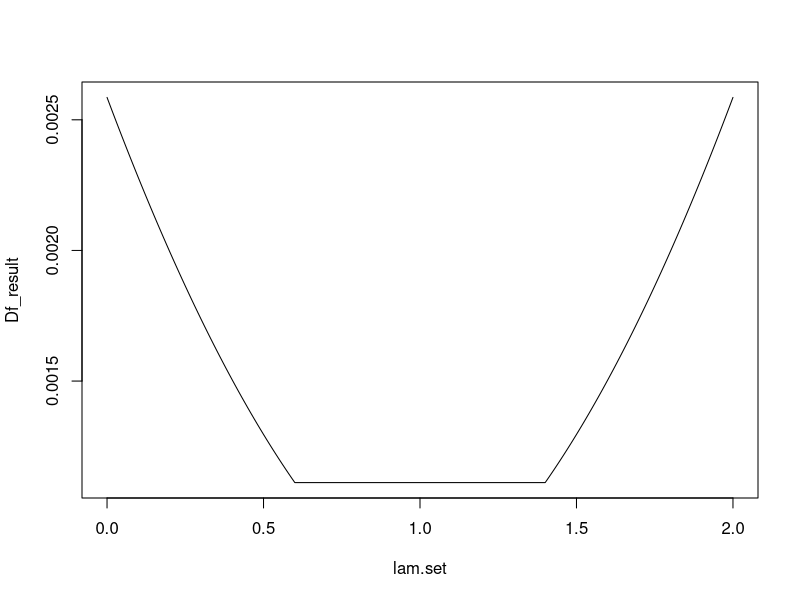

This chart was generated by the following R code:
# Define the functions D1, D2, and D3
D1 <- function(alpha, lambda) {
  term1 <- (lambda^2 * (alpha + 1))
  #term2 <- (-2 * lambda * alpha * (1 + alpha)^2)
  term2 <- (-2 * lambda * (1 + alpha)^2)
  term3 <- (4 * alpha * (-3 * alpha + 3 + 2 * alpha^2))
  
  return((1 / (12 * alpha^2 * (1 - alpha)^2)) * (term1 + term2 + term3))
}

D2 <- function(alpha, lambda) {
  term1 <- (lambda^4)
  term2 <- (2 * lambda^3 * (3 * alpha - 2 - 3 * alpha^2))
  term3 <- (2 * lambda^2 * (3 - 9 * alpha + 12 * alpha^2 - 4 * alpha^3))
  term4 <- (4 * lambda * (4 * alpha^4 - 4 * alpha^3 - 3 * alpha^2 + 4 * alpha - 1))
  constant_term <- (8 * alpha - 56 * alpha^2 + 144 * alpha^3 - 160 * alpha^4 + 64 * alpha^5)
  
term <- 16*alpha*lambda-8*lambda^2*alpha^3-12*alpha^2*lambda+16*alpha^4*lambda+6*lambda^3*alpha+8*alpha-4*lambda-56*alpha^2+6*lambda^2+lambda^4-16*alpha^3*lambda-4*lambda^3+24*lambda^2*alpha^2-18*lambda^2*alpha-6*lambda^3*alpha^2+144*alpha^3+64*alpha^5-160*alpha^4

  return((1 / (6 * alpha^2 * lambda^2 * (alpha - 1)^2)) * 
           (term1 + term2 + term3 + term4 + constant_term))
#return((1 / (6 * alpha^2 * lambda^2 * (alpha - 1)^2)) * term)
}

D3 <- function(alpha, lambda) {
  return(2/(3*alpha))
}

# Main function to calculate Df based on lambda
calculate_Df <- function(alpha, lambda, sigma1, sigma2) {
  if (lambda >= 0 && lambda <= min(2 * (1 - 2 * alpha), 2 * alpha)) {
    D_value <- D1(alpha, lambda)
  } else if (lambda > 2 * (1 - 2 * alpha) && lambda < 2 * alpha) {
    D_value <- D2(alpha, lambda) 
    #print(D_value)
  } else if (lambda >= 2 * alpha && lambda <= 1) {
    D_value <- D3(alpha, lambda)
    #print(D_value)
  } else {
    stop("Lambda is out of bounds.")
  }
  
  # Calculate the final result
  result <- (sigma1^2 + sigma2^2) / N * D_value
  return(result)
}

# Example usage
alpha <- 0.3
sigma1 <- 1
sigma2 <- 1
N <- 3999

i <- 1
lam.set <- seq(0,2,0.01)
Df_result <- numeric(length(lam.set))
for(lambda in lam.set){
  if(lambda <= 1) Df_result[i] <- calculate_Df(alpha, lambda, sigma1, sigma2)
  else Df_result[i] <- calculate_Df(alpha, 2-lambda, sigma1, sigma2)
  i <- i+1
}

plot(Df_result~lam.set, type = "l")

lambda <- 2*alpha
print(D1(alpha,lambda)*(sigma1^2 + sigma2^2) / N)
print(D3(alpha,1)*(sigma1^2 + sigma2^2) / N)



